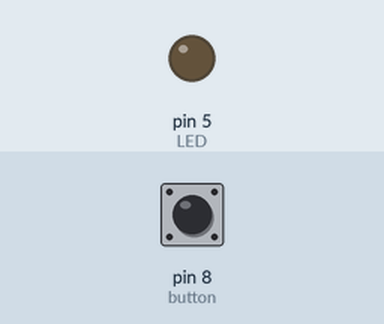
Bench run of a sketch on a simulated Arduino Uno, built with avr-gcc and run on an emulated ATmega328P. Parts: output pins drawn as LEDs (lit = HIGH). Inputs (shaded band) come from the test bench; at power-on: pin 8 (button) LOW.

Above: at 1.2 s.
1.3 s: pin 8 (button) pulled HIGH for 0.15 s
At 2.5 s:
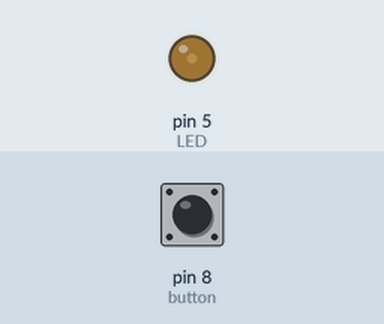
2.9 s: pin 8 (button) pulled HIGH for 1 s
At 3.9 s:
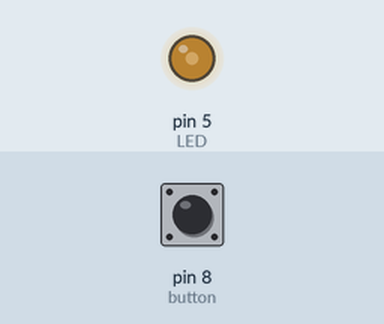
5.4 s: pin 8 (button) pulled HIGH for 0.15 s
At 5.8 s:
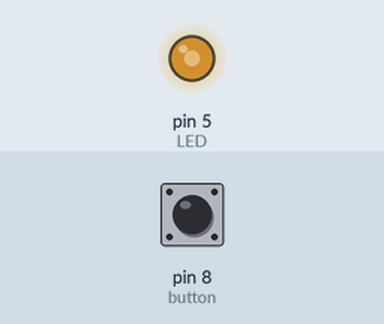
7.0 s: pin 8 (button) pulled HIGH for 3.2 s
At 8.2 s:
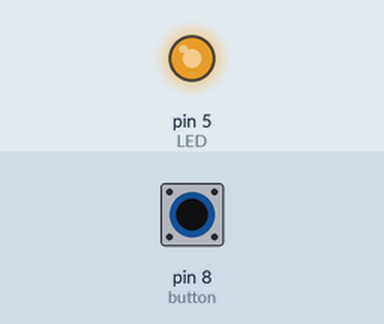
Timing chart, 0 to 10.0 s (numbered marks = the images above; inputs shaded):
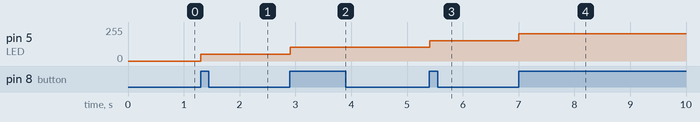

Measured:
- after the input at 1.3 s, pin 5 (LED): 0/255 → 51/255 at once
- after the input at 2.9 s, pin 5 (LED): 51/255 → 102/255 at once
- after the input at 5.4 s, pin 5 (LED): 102/255 → 153/255 at once
- after the input at 7.0 s, pin 5 (LED): 153/255 → 204/255 at once

The sketch:

Brightness_Levels.ino
```cpp
int button = 8;
int LED = 5;
int LEDLevel = 0;
boolean lastButton = LOW;
boolean currentButton = LOW;
int LEDLevelCopy = 255;


boolean debounce(boolean last)

{
  boolean current = digitalRead(button);
  if (last != current)
  {
    delay(5);
    current = digitalRead(button);
  }
  return current;

}


void setup() {

pinMode(button,INPUT);
pinMode(LED,OUTPUT);

}

void loop()


{

currentButton = debounce(lastButton);

if(currentButton == HIGH && lastButton == LOW && LEDLevel != 255)

{
  LEDLevel = LEDLevel + 51;
analogWrite(LED, LEDLevel);

}

else if (currentButton == HIGH && lastButton == LOW && LEDLevel == 255 && LEDLevelCopy != 0)

{

     LEDLevelCopy = LEDLevelCopy - 51;
  analogWrite(LED, LEDLevelCopy);

}

else if (currentButton == HIGH && lastButton == LOW && LEDLevelCopy == 0)
{

  analogWrite(LED, LEDLevelCopy);
   LEDLevel = 0;
  LEDLevelCopy = 255;
}

lastButton = currentButton;


}
```
